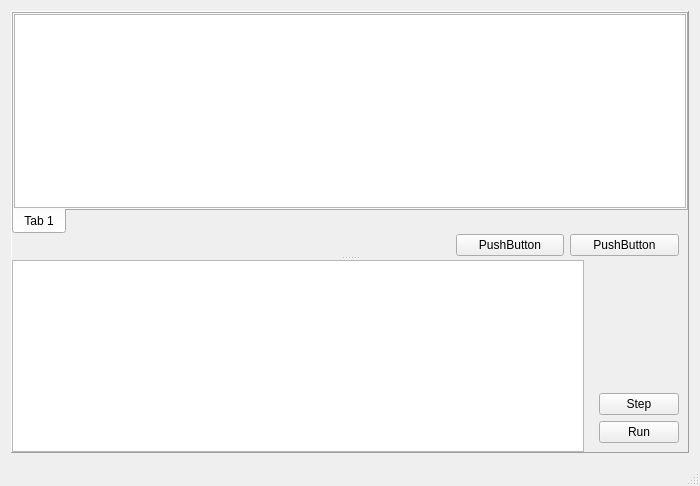
<?xml version="1.0" encoding="UTF-8"?>
<ui version="4.0">
 <class>MainWindow</class>
 <widget class="QMainWindow" name="MainWindow">
  <property name="geometry">
   <rect>
    <x>0</x>
    <y>0</y>
    <width>700</width>
    <height>486</height>
   </rect>
  </property>
  <property name="windowTitle">
   <string>MainWindow</string>
  </property>
  <widget class="QWidget" name="centralwidget">
   <layout class="QGridLayout" name="gridLayout_2">
    <item row="0" column="0">
     <widget class="QSplitter" name="m_splMain">
      <property name="frameShape">
       <enum>QFrame::Panel</enum>
      </property>
      <property name="frameShadow">
       <enum>QFrame::Raised</enum>
      </property>
      <property name="orientation">
       <enum>Qt::Vertical</enum>
      </property>
      <widget class="QFrame" name="m_frMessage">
       <property name="frameShape">
        <enum>QFrame::NoFrame</enum>
       </property>
       <property name="frameShadow">
        <enum>QFrame::Raised</enum>
       </property>
       <layout class="QGridLayout" name="gridLayout_3" rowstretch="0,0">
        <property name="leftMargin">
         <number>0</number>
        </property>
        <property name="topMargin">
         <number>0</number>
        </property>
        <property name="rightMargin">
         <number>0</number>
        </property>
        <property name="bottomMargin">
         <number>0</number>
        </property>
        <property name="verticalSpacing">
         <number>0</number>
        </property>
        <item row="0" column="0">
         <widget class="QTabWidget" name="tabWidget">
          <property name="tabPosition">
           <enum>QTabWidget::South</enum>
          </property>
          <property name="currentIndex">
           <number>0</number>
          </property>
          <property name="tabBarAutoHide">
           <bool>false</bool>
          </property>
          <widget class="QWidget" name="tab">
           <attribute name="title">
            <string>Tab 1</string>
           </attribute>
           <layout class="QGridLayout" name="gridLayout">
            <property name="leftMargin">
             <number>0</number>
            </property>
            <property name="topMargin">
             <number>0</number>
            </property>
            <property name="rightMargin">
             <number>0</number>
            </property>
            <property name="bottomMargin">
             <number>0</number>
            </property>
            <item row="0" column="0">
             <widget class="QTableView" name="m_tblMessage"/>
            </item>
           </layout>
          </widget>
         </widget>
        </item>
        <item row="1" column="0">
         <layout class="QHBoxLayout" name="horizontalLayout" stretch="4,1,1">
          <property name="spacing">
           <number>6</number>
          </property>
          <property name="leftMargin">
           <number>9</number>
          </property>
          <property name="topMargin">
           <number>0</number>
          </property>
          <property name="rightMargin">
           <number>9</number>
          </property>
          <property name="bottomMargin">
           <number>0</number>
          </property>
          <item>
           <spacer name="horizontalSpacer">
            <property name="orientation">
             <enum>Qt::Horizontal</enum>
            </property>
            <property name="sizeHint" stdset="0">
             <size>
              <width>40</width>
              <height>20</height>
             </size>
            </property>
           </spacer>
          </item>
          <item>
           <widget class="QPushButton" name="pushButton">
            <property name="text">
             <string>PushButton</string>
            </property>
           </widget>
          </item>
          <item>
           <widget class="QPushButton" name="pushButton_2">
            <property name="text">
             <string>PushButton</string>
            </property>
           </widget>
          </item>
         </layout>
        </item>
       </layout>
      </widget>
      <widget class="QFrame" name="m_frSignal">
       <property name="frameShadow">
        <enum>QFrame::Raised</enum>
       </property>
       <layout class="QGridLayout" name="gridLayout_4" columnstretch="7,1">
        <property name="leftMargin">
         <number>0</number>
        </property>
        <property name="topMargin">
         <number>0</number>
        </property>
        <property name="rightMargin">
         <number>0</number>
        </property>
        <property name="bottomMargin">
         <number>0</number>
        </property>
        <item row="0" column="0">
         <widget class="QTableView" name="m_tblSignal"/>
        </item>
        <item row="0" column="1">
         <layout class="QVBoxLayout" name="verticalLayout_2" stretch="4,1,1">
          <property name="leftMargin">
           <number>9</number>
          </property>
          <property name="topMargin">
           <number>9</number>
          </property>
          <property name="rightMargin">
           <number>9</number>
          </property>
          <property name="bottomMargin">
           <number>9</number>
          </property>
          <item>
           <spacer name="verticalSpacer">
            <property name="orientation">
             <enum>Qt::Vertical</enum>
            </property>
            <property name="sizeHint" stdset="0">
             <size>
              <width>20</width>
              <height>40</height>
             </size>
            </property>
           </spacer>
          </item>
          <item>
           <widget class="QPushButton" name="m_btnStep">
            <property name="text">
             <string>Step</string>
            </property>
           </widget>
          </item>
          <item>
           <widget class="QPushButton" name="m_btnRun">
            <property name="text">
             <string>Run</string>
            </property>
           </widget>
          </item>
         </layout>
        </item>
       </layout>
      </widget>
     </widget>
    </item>
   </layout>
  </widget>
  <widget class="QMenuBar" name="menubar">
   <property name="geometry">
    <rect>
     <x>0</x>
     <y>0</y>
     <width>700</width>
     <height>17</height>
    </rect>
   </property>
  </widget>
  <widget class="QStatusBar" name="statusbar"/>
 </widget>
 <layoutdefault spacing="6" margin="11"/>
 <resources/>
 <connections/>
</ui>
